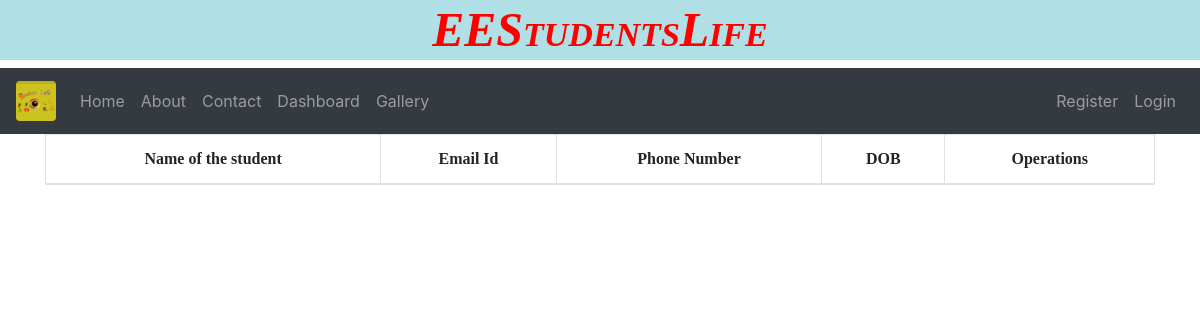
The app's page /student/display/, older data.
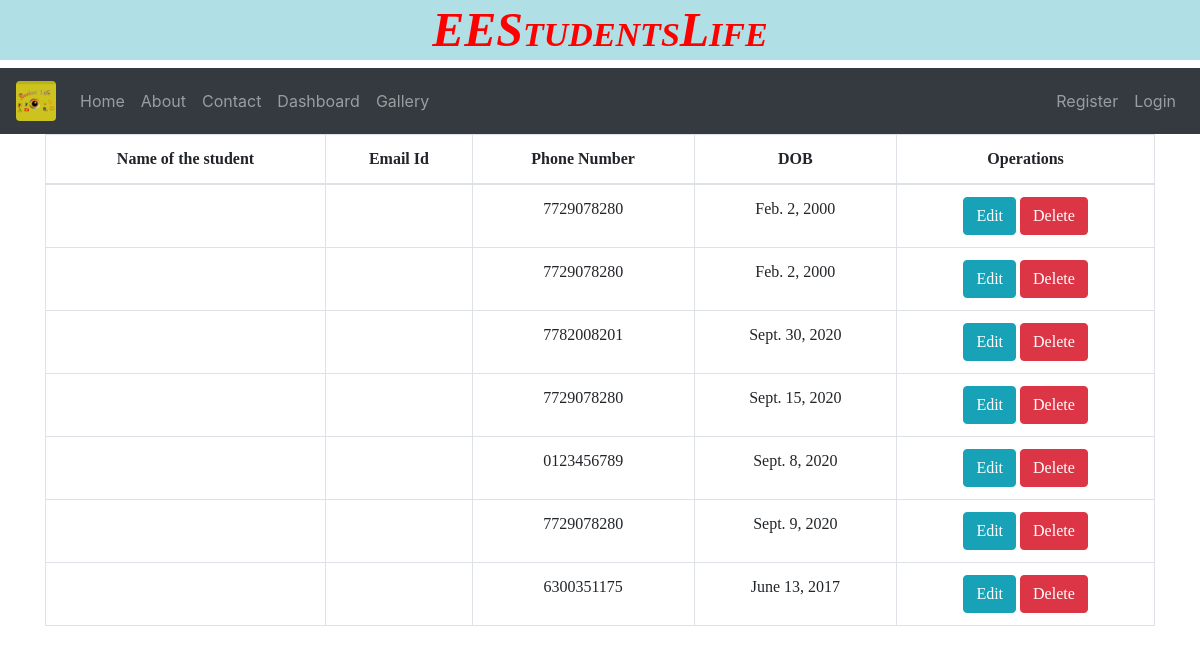
The same page, newer data.
### EEE/models.py (models this page shows, shortened)
class EeeStudentRegister(models.Model):
	user=models.ForeignKey(User,on_delete=models.CASCADE)
	image=models.ImageField(upload_to="pics/",null=True)
	dob=models.DateField(null=True)
	mobileno=models.CharField(max_length=10,null=True)

### EEE/views.py (the view)
# urls.py: path('student/display/', views.student_details, name='student_details'),
def student_details(request):
    details = EeeStudentRegister.objects.all()
    return render(request,'EEE/student_data.html', {'data': details})

### EEE/templates/EEE/student_data.html (shortened to what this page needs)
{% extends 'EEE/mainpage.html' %}
{% block foo %}
<div class="container" style="background-color:white;font-family: cursive;text-align: center;color: white;grid-row-end: center">
<table class="table table-bordered">
    <thead >
        <th>Name of the student </th>
        <th> Email Id </th>
        <th> Phone Number </th>
        <th> DOB </th>
    <th>Operations</th>
    </thead>
    <tbody>
    {% for i in data %}
    <tr>
        <td>{{ i.username }}</td>
        <td>{{ i.em }}</td>
        <td>{{ i.mobileno }}</td>
        <td>{{ i.dob }}</td>
        <td>
            <a href="{% url 'edit' i.id %}" class="btn btn-info" >Edit</a>
            <a href="{% url 'delete' i.id %}" class="btn btn-danger">Delete</a>
        </td>
    </tr>
    {% endfor %}
    </tbody>
</table>
</div>
{% endblock %}

### EEE/templates/EEE/mainpage.html (shortened to what this page needs)
{% load static %}
<!DOCTYPE html>
<html>
<head>
   <h1 style="background-color:powderblue;color:red;font-family:verdan; font: italic small-caps bold 1px/30px Georgia, serif;font-size:300%;text-align: center;padding: 15px;"> EEStudentsLife </h1>
  <link rel="stylesheet" href="https://maxcdn.bootstrapcdn.com/bootstrap/4.5.2/css/bootstrap.min.css">
</head>
<body  style="background-color: white">
{% include 'EEE/navbar.html' %}
<div>
    {% block foo %}
    {% endblock %}
</div>
</body>
</html>

### EEE/templates/EEE/navbar.html (shortened to what this page needs)
  {% load static %}
  <nav class="navbar navbar-expand-sm bg-dark navbar-dark">
  <a class="navbar-brand" href="">
    <img src="{% static 'images/1.png' %}" alt="logo" class="rounded -circle" style="width:40px;">
  </a>
  <div class="collapse navbar-collapse" id="navbarSupportedContent">
  <ul class="navbar-nav">
    <li class="nav-item">
      <a class="nav-link" href="{% url 'home' %}">Home</a>
    </li>
    <li class="nav-item">
      <a class="nav-link" href="{% url 'student_details' %}">About</a>
    </li>
    <li class="nav-item">
      <a class="nav-link" href="{% url 'faculty_data' %}">Contact</a>
    </li>
    <li class="nav-item">
      <a class="nav-link" href="{% url 'userprofile' %}">Dashboard</a>
    </li>
    <li class="nav-item">
      <a class="nav-link" href="{% url 'gallery' %}">Gallery</a>
    </li>
    </ul>
<ul class="navbar-nav ml-auto">
        {% if user.is_authenticated %}
      <a class="nav-link dropdown-toggle" href="#" id="navbardrop" data-toggle="dropdown">
       <span style="color: red;font-style: cursive;" >welcome    &nbsp;</span><b>
       <span style="color: blue">&nbsp;{{user.username}}</span>
      </a>
      <div class="dropdown-menu">
        <a class="dropdown-item" href="{% url 'userprofile' %}">Profile</a>
        <a class="dropdown-item" href="{% url 'changepassword' %}">Changepassword</a>
        <a class="dropdown-item" href="{% url 'signout' %}">Logout </a>
      </div>
       {% else %}
    <li class="nav-item">
        <a class="nav-link" href="{% url 'register' %}">Register</a>
      </li>
      <li class="nav-item">
        <a class="nav-link" href="{% url 'signin' %}">Login</a>
        {% endif %}
      </li>
    </ul>
  </div>
</nav>

Row changes from the older to the newer data that the page shows:
added EeeStudentRegister: mobileno "7729078280", dob "Feb. 2, 2000"
added EeeStudentRegister: mobileno "7729078280", dob "Feb. 2, 2000"
added EeeStudentRegister: mobileno "7782008201", dob "Sept. 30, 2020"
added EeeStudentRegister: mobileno "7729078280", dob "Sept. 15, 2020"
added EeeStudentRegister: mobileno "0123456789", dob "Sept. 8, 2020"
added EeeStudentRegister: mobileno "7729078280", dob "Sept. 9, 2020"
added EeeStudentRegister: mobileno "6300351175", dob "June 13, 2017"
